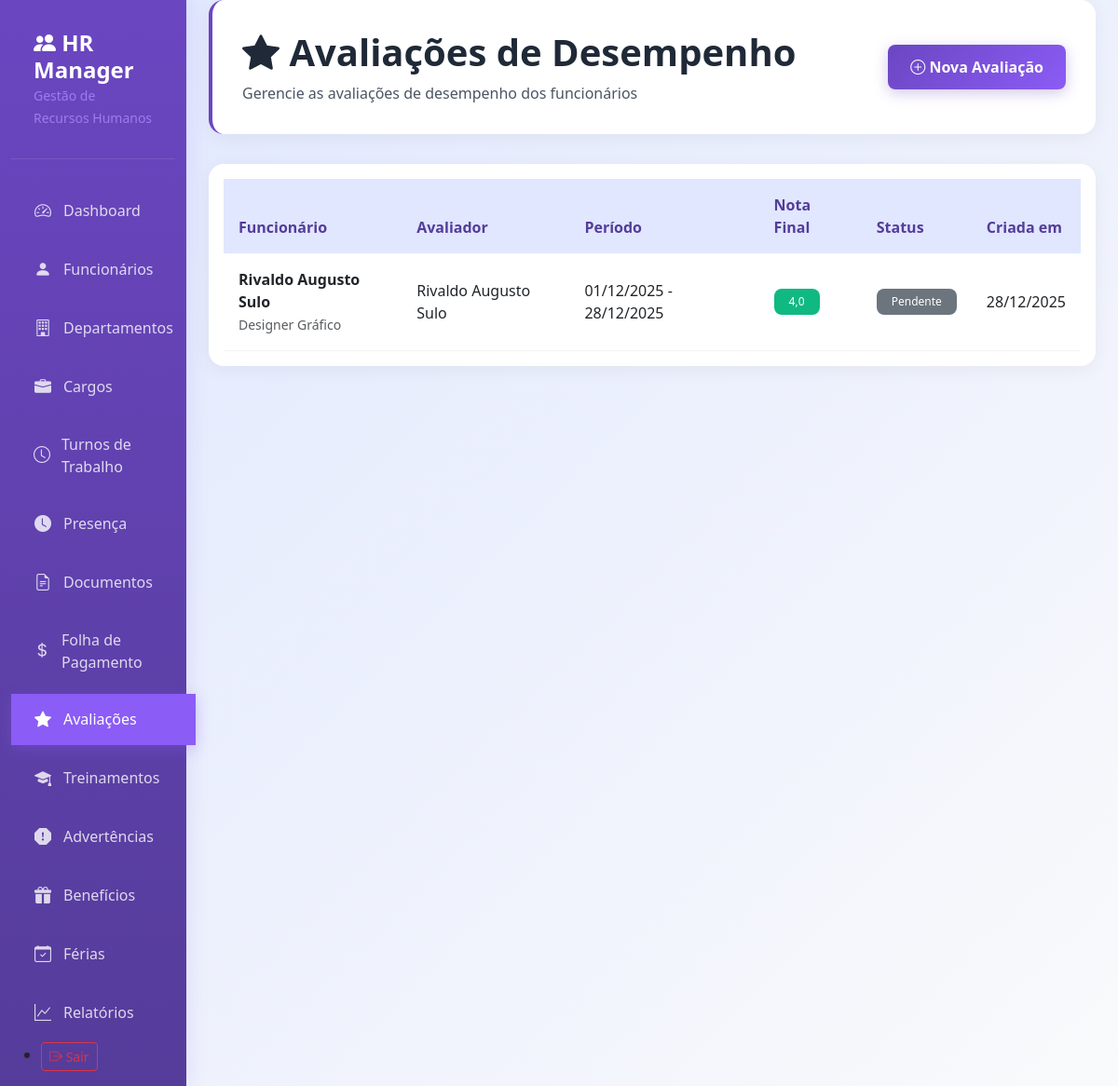
Screenshot of /avaliacoes/ (signed in) with the database file from the repository.
### rh/models.py (models this page shows, shortened)
class AvaliacaoDesempenho(models.Model):
    STATUS_AVALIACAO = [
        ('Pendente', 'Pendente'),
        ('Em_Andamento', 'Em Andamento'),
        ('Finalizada', 'Finalizada'),
    ]
    empresa = models.ForeignKey(Empresa, on_delete=models.CASCADE)
    funcionario = models.ForeignKey(Funcionario, on_delete=models.CASCADE, related_name='avaliacoes', verbose_name='Funcionário Avaliado')
    avaliador = models.ForeignKey(Funcionario, on_delete=models.CASCADE, related_name='avaliacoes_feitas', verbose_name='Avaliador')
    periodo_inicio = models.DateField(verbose_name='Início do Período')
    periodo_fim = models.DateField(verbose_name='Fim do Período')
    status = models.CharField(max_length=20, choices=STATUS_AVALIACAO, default='Pendente', verbose_name='Status')
    qualidade_trabalho = models.IntegerField(validators=[MinValueValidator(1), MaxValueValidator(5)],
                                             verbose_name='Qualidade do Trabalho')
    produtividade = models.IntegerField(validators=[MinValueValidator(1), MaxValueValidator(5)],
                                        verbose_name='Produtividade')
    pontualidade = models.IntegerField(validators=[MinValueValidator(1), MaxValueValidator(5)],
                                       verbose_name='Pontualidade')
    relacionamento = models.IntegerField(validators=[MinValueValidator(1), MaxValueValidator(5)],
                                         verbose_name='Relacionamento Interpessoal')
    iniciativa = models.IntegerField(validators=[MinValueValidator(1), MaxValueValidator(5)],
                                     verbose_name='Iniciativa')
    lideranca = models.IntegerField(validators=[MinValueValidator(1), MaxValueValidator(5)],
                                    null=True, blank=True, verbose_name='Liderança')
    nota_final = models.DecimalField(max_digits=4, decimal_places=2, verbose_name='Nota Final')
    pontos_fortes = models.TextField(blank=True, verbose_name='Pontos Fortes')
    pontos_melhoria = models.TextField(blank=True, verbose_name='Pontos de Melhoria')
    plano_acao = models.TextField(blank=True, verbose_name='Plano de Ação')
    criada_em = models.DateTimeField(auto_now_add=True, verbose_name='Criada em')
    finalizada_em = models.DateTimeField(null=True, blank=True, verbose_name='Finalizada em')
    class Meta:
        verbose_name = 'Avaliação de Desempenho'
        verbose_name_plural = 'Avaliações de Desempenho'
        ordering = ['-criada_em']

class Funcionario(models.Model):
    STATUS_CHOICES = [
        ('Ativo', 'Ativo'),
        ('Afastado', 'Afastado'),
        ('Demitido', 'Demitido'),
        ('Aposentado', 'Aposentado'),
    ]
    TIPO_CONTRATO = [
        ('Efetivo', 'Efetivo'),
        ('PrazoDeterminado', 'Prazo Determinado'),
        ('Estagiario', 'Estagiário'),
        ('Consultor', 'Consultor'),
    ]
    empresa = models.ForeignKey(Empresa,on_delete=models.CASCADE, related_name='funcionarios')
    matricula = models.CharField(max_length=20, unique=True, verbose_name='Matrícula')
    nome_completo = models.CharField(max_length=200, verbose_name='Nome Completo')
    email_corporativo = models.EmailField(unique=True, verbose_name='E-mail Corporativo')
    cpf = models.CharField(max_length=14, unique=True, verbose_name='CPF')
    rg = models.CharField(max_length=20, blank=True, verbose_name='RG')
    data_nascimento = models.DateField(verbose_name='Data de Nascimento')
    telefone = models.CharField(max_length=20, blank=True, verbose_name='Telefone')
    endereco = models.TextField(verbose_name='Endereço Completo')
    cargo = models.ForeignKey(Cargo, on_delete=models.PROTECT, verbose_name='Cargo')
    departamento = models.ForeignKey(Departamento, on_delete=models.PROTECT, verbose_name='Departamento')
    data_admissao = models.DateField(verbose_name='Data de Admissão')
    data_demissao = models.DateField(null=True, blank=True, verbose_name='Data de Demissão')
    tipo_contrato = models.CharField(max_length=20, choices=TIPO_CONTRATO, default='CLT', verbose_name='Tipo de Contrato')
    salario_atual = models.DecimalField(max_digits=10, decimal_places=2, verbose_name='Salário Atual')
    status = models.CharField(max_length=20, choices=STATUS_CHOICES, default='Ativo', verbose_name='Status')
    foto = models.ImageField(upload_to='funcionarios/fotos/', null=True, blank=True, verbose_name='Foto')
    turno = models.ForeignKey('TurnoTrabalho', on_delete=models.SET_NULL, null=True, blank=True, verbose_name='Turno de Trabalho')
    banco = models.CharField(max_length=100, blank=True, verbose_name='Banco')
    agencia = models.CharField(max_length=20, blank=True, verbose_name='Agência')
    conta_corrente = models.CharField(max_length=20, blank=True, verbose_name='Conta Corrente')
    criado_em = models.DateTimeField(auto_now_add=True, verbose_name='Criado em')
    atualizado_em = models.DateTimeField(auto_now=True, verbose_name='Atualizado em')
    class Meta:
        verbose_name = 'Funcionário'
        verbose_name_plural = 'Funcionários'
        ordering = ['nome_completo']

class Cargo(models.Model):
    empresa = models.ForeignKey(Empresa, on_delete=models.CASCADE)
    nome = models.CharField(max_length=100, verbose_name='Nome do Cargo')
    nivel_hierarquico = models.CharField(max_length=50, choices=[
        ('Auxiliar', 'Auxiliar'),
        ('Tecnico', 'Técnico'),
        ('Especialista', 'Especialista'),
        ('Supervisor', 'Supervisor'),
        ('Chefe', 'Chefe de Departamento'),
        ('Diretor', 'Diretor'),
        ('PCA', 'Administrador Delegado / PCA'),
    ], verbose_name='Nível Hierárquico')
    salario_base = models.DecimalField(max_digits=10, decimal_places=2, verbose_name='Salário Base')
    descricao = models.TextField(blank=True, verbose_name='Descrição')
    departamento = models.ForeignKey(Departamento, on_delete=models.CASCADE, verbose_name='Departamento')
    ativo = models.BooleanField(default=True, verbose_name='Ativo')
    class Meta:
        verbose_name = 'Cargo'
        verbose_name_plural = 'Cargos'
        ordering = ['nome']

### rh/views.py (the view)
# urls.py: path('avaliacoes/', views.AvaliacaoListView.as_view(), name='avaliacao_list'),
class AvaliacaoListView(LoginRequiredMixin, ListView):
    model = AvaliacaoDesempenho
    template_name = 'rh/avaliacao_list.html'
    context_object_name = 'avaliacoes'
    paginate_by = 10
    def get_queryset(self):
        empresa = self.request.user.empresa
        return AvaliacaoDesempenho.objects.filter(empresa=empresa).select_related('funcionario', 'avaliador').all().order_by('-criada_em')

### templates/rh/avaliacao_list.html (shortened to what this page needs)
{% extends 'base.html' %}
{% block content %}
<div class="page-header">
    <div class="row align-items-center">
        <div class="col">
            <h1><i class="bi bi-star-fill"></i> Avaliações de Desempenho</h1>
            <p>Gerencie as avaliações de desempenho dos funcionários</p>
        </div>
        <div class="col-auto">
            <a href="{% url 'avaliacao_create' %}" class="btn btn-primary">
                <i class="bi bi-plus-circle"></i> Nova Avaliação
            </a>
        </div>
    </div>
</div>
<div class="card">
    <div class="card-body">
        <div class="table-responsive">
            <table class="table table-hover">
                <thead>
                    <tr>
                        <th>Funcionário</th>
                        <th>Avaliador</th>
                        <th>Período</th>
                        <th>Nota Final</th>
                        <th>Status</th>
                        <th>Criada em</th>
                    </tr>
                </thead>
                <tbody>
                    {% for avaliacao in page_obj %}
                    <tr>
                        <td>
                            <strong>{{ avaliacao.funcionario.nome_completo }}</strong>
                            <br><small class="text-muted">{{ avaliacao.funcionario.cargo.nome }}</small>
                        </td>
                        <td>{{ avaliacao.avaliador.nome_completo }}</td>
                        <td>{{ avaliacao.periodo_inicio|date:"d/m/Y" }} - {{ avaliacao.periodo_fim|date:"d/m/Y" }}</td>
                        <td>
                            <span class="badge bg-{% if avaliacao.nota_final >= 4 %}success{% elif avaliacao.nota_final >= 3 %}warning{% else %}danger{% endif %}">
                                {{ avaliacao.nota_final|floatformat:1 }}
                            </span>
                        </td>
                        <td>
                            <span class="badge bg-{% if avaliacao.status == 'Finalizada' %}success{% elif avaliacao.status == 'Em_Andamento' %}warning{% else %}secondary{% endif %}">
                                {{ avaliacao.get_status_display }}
                            </span>
                        </td>
                        <td>{{ avaliacao.criada_em|date:"d/m/Y" }}</td>
                    </tr>
                    {% endfor %}
                </tbody>
            </table>
        </div>
    </div>
</div>
{% endblock %}

### templates/base.html (style rules this page uses)
:root { --primary-purple: #6B46C1; --primary-purple-dark: #553C9A; --primary-purple-light: #8B5CF6; --secondary-purple: #A78BFA; --light-purple: #E0E7FF; --white: #FFFFFF; --gray-50: #F9FAFB; --gray-100: #F3F4F6; --gray-200: #E5E7EB; --gray-600: #4B5563; --gray-800: #1F2937; --success: #10B981; --warning: #F59E0B; --danger: #EF4444; }
* { margin: 0; padding: 0; box-sizing: border-box; }
body { font-family: 'Segoe UI', Tahoma, Geneva, Verdana, sans-serif; background: linear-gradient(135deg, var(--light-purple) 0%, var(--gray-50) 100%); min-height: 100vh; }
.page-header { background: var(--white); padding: 2rem; border-radius: 1rem; box-shadow: 0 4px 20px rgba(0, 0, 0, 0.05); margin-bottom: 2rem; border-left: 4px solid var(--primary-purple); }
.page-header h1 { color: var(--gray-800); font-weight: 700; margin-bottom: 0.5rem; }
.page-header p { color: var(--gray-600); margin: 0; }
.card { background: var(--white); border: none; border-radius: 1rem; box-shadow: 0 4px 20px rgba(0, 0, 0, 0.05); transition: all 0.3s ease; overflow: hidden; }
.btn-primary { background: linear-gradient(135deg, var(--primary-purple) 0%, var(--primary-purple-light) 100%); border: none; padding: 0.75rem 1.5rem; border-radius: 0.5rem; font-weight: 600; transition: all 0.3s ease; box-shadow: 0 4px 15px rgba(107, 70, 193, 0.3); }
.table { margin-bottom: 0; }
.table th { background: var(--light-purple); color: var(--primary-purple-dark); font-weight: 600; border: none; padding: 1rem; }
.table td { padding: 1rem; vertical-align: middle; border-color: var(--gray-100); }
.badge { padding: 0.5rem 1rem; border-radius: 0.5rem; font-weight: 500; }
.bg-success { background: var(--success) !important; }

### rows the page displays
AvaliacaoDesempenho: funcionario.nome_completo "Rivaldo Augusto Sulo", funcionario.cargo.nome "Designer Gráfico", avaliador.nome_completo "Rivaldo Augusto Sulo", periodo_inicio "01/12/2025", periodo_fim "28/12/2025", nota_final "4,0", status "Pendente", criada_em "28/12/2025"
